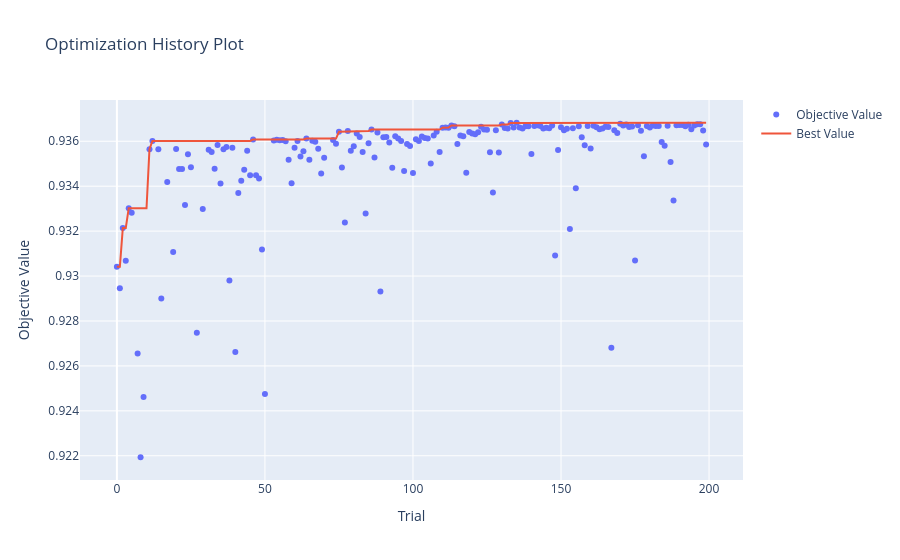

Notebook source saved alongside this figure:
### Markdown cell above
### Visualizations

### Code cell
optuna.visualization.plot_optimization_history(study_lgb)

### Figure 1 — Plotly figure (JSON) as saved in the notebook; plotly's stock layout.template omitted (floating-point values rounded to 4 significant figures; data arrays with more than 128 entries replaced by an {"elided": "..."} marker saying what was removed)
{"data": [{"mode": "markers", "name": "Objective Value", "type": "scatter", "x": {"elided": "188 int values"}, "y": {"elided": "188 float values"}}, {"mode": "lines", "name": "Best Value", "type": "scatter", "x": {"elided": "200 int values"}, "y": {"elided": "200 float values"}}, {"marker": {"color": "#cccccc"}, "mode": "markers", "name": "Infeasible Trial", "showlegend": false, "type": "scatter", "x": [], "y": []}], "layout": {"title": {"text": "Optimization History Plot"}, "xaxis": {"title": {"text": "Trial"}}, "yaxis": {"title": {"text": "Objective Value"}}}}
